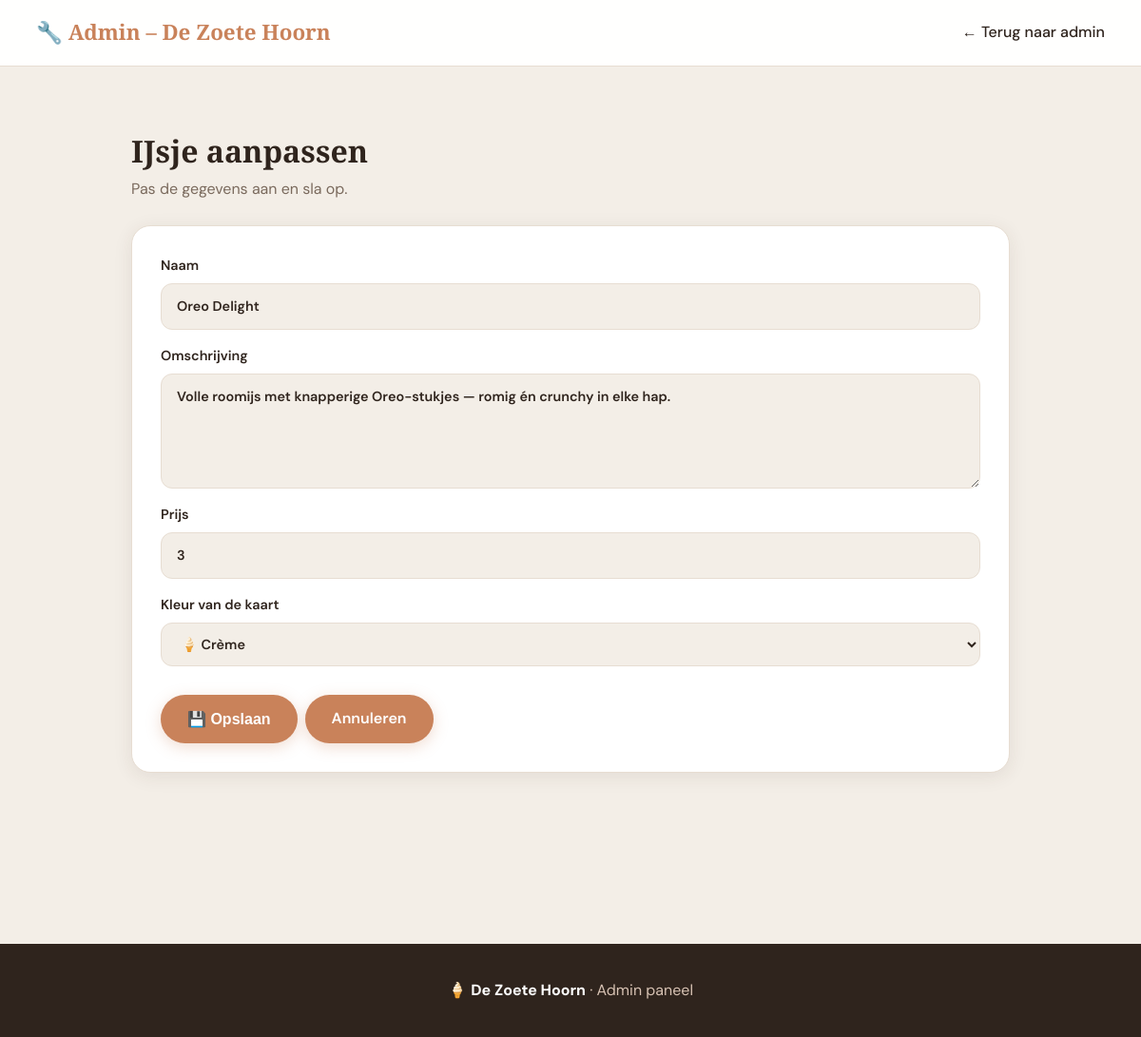
Page /app/aanpassen.php?id=12 (signed in) on the committed database.
### tables this page shows
CREATE TABLE `menukaart` (
  `id` int NOT NULL,
  `titel` text NOT NULL,
  `omschrijving` text NOT NULL,
  `prijs` decimal(10,0) NOT NULL,
  `flavor` varchar(50) DEFAULT 'kt-creme'
);

### app/aanpassen.php (the view, shortened to what this page needs)
<?php
$connection = new PDO('mysql:host=mysql_db;dbname=Ijssalon;charset=utf8mb4', 'root', 'rootpassword');
$connection->setAttribute(PDO::ATTR_ERRMODE, PDO::ERRMODE_EXCEPTION);
$id = (int) $_GET['id'];
$kleuren = [
        'kt-roze'   => '🌸 Roze',
        'kt-geel'   => '🌟 Geel',
        'kt-groen'  => '🍃 Groen',
        'kt-oranje' => '🍊 Oranje',
        'kt-bruin'  => '🍫 Bruin',
        'kt-creme'  => '🍦 Crème',
        'kt-blauw'  => '🫐 Blauw',
        'kt-paars'  => '🍇 Paars',
];
$sql = $connection->prepare("SELECT * FROM menukaart WHERE id = :id");
$sql->execute([':id' => $id]);
$data = $sql->fetch(PDO::FETCH_ASSOC);
?>
<!DOCTYPE html>
<html lang="nl">
<head>
    <link rel="stylesheet" href="style.css">
</head>
<body>
<nav>
    <div class="nav-inner">
        <span class="logo">🔧 Admin – De Zoete Hoorn</span>
        <ul>
            <li><a href="admin.php">← Terug naar admin</a></li>
        </ul>
    </div>
</nav>
<section class="admin-sectie">
    <div class="admin-inner">
        <h2>IJsje aanpassen</h2>
        <p class="sub">Pas de gegevens aan en sla op.</p>
        <form method="post" class="admin-form">
            <label>Naam
                <input type="text" name="titel" value="<?php echo htmlspecialchars($data['titel']); ?>" required>
            </label>
            <label>Omschrijving
                <textarea name="omschrijving" rows="4" required><?php echo htmlspecialchars($data['omschrijving']); ?></textarea>
            </label>
            <label>Prijs
                <input type="number" step="0.01" min="0" name="prijs" value="<?php echo htmlspecialchars($data['prijs']); ?>" required>
            </label>
            <label>Kleur van de kaart
                <select name="flavor" required>
                    <?php foreach ($kleuren as $val => $label): ?>
                        <option value="<?php echo htmlspecialchars($val); ?>" <?php echo ($data['flavor'] === $val) ? 'selected' : ''; ?>>
                            <?php echo htmlspecialchars($label); ?>
                        </option>
                    <?php endforeach; ?>
                </select>
            </label>
            <div class="admin-knoppen">
                <button type="submit" class="btn">💾 Opslaan</button>
                <a href="admin.php" class="btn btn-secundair">Annuleren</a>
            </div>
        </form>
    </div>
</section>
<footer>
    <p>🍦 <strong>De Zoete Hoorn</strong> · Admin paneel</p>
</footer>
</body>
</html>

### app/style.css (style rules this page uses)
:root { --bg: #f3eee7; --surface: #f8f3ec; --card: #fffaf4; --text: #2f241d; --muted: #7a6a5d; --accent: #c9825a; --accent-dark: #a86543; --border: #e7ddd2; --shadow: 0 4px 20px rgba(70,45,30,.09); --radius: 20px; }
*, *::before, *::after { box-sizing: border-box; margin: 0; padding: 0; }
html { scroll-behavior: smooth; }
body { font-family: 'DM Sans', sans-serif; background: var(--bg); color: var(--text); line-height: 1.65; }
h1, h2, h3 { font-family: 'Playfair Display', serif; line-height: 1.2; }
nav { position: sticky; top: 0; z-index: 100; background: rgba(255,255,255,.96); backdrop-filter: blur(10px); border-bottom: 1px solid var(--border); }
.nav-inner { max-width: 1180px; margin: 0 auto; padding: 16px 28px; display: flex; align-items: center; justify-content: space-between; }
.logo { font-family: 'Playfair Display', serif; font-size: 1.4rem; font-weight: 700; color: var(--accent); }
nav ul { list-style: none; display: flex; gap: 22px; }
nav a { text-decoration: none; color: var(--text); font-weight: 500; transition: color .2s; }
.btn { display: inline-block; background: var(--accent); color: white; border: none; border-radius: 999px; padding: 12px 28px; font-size: 1rem; font-weight: 600; text-decoration: none; cursor: pointer; transition: background .2s, transform .18s; box-shadow: 0 4px 16px rgba(201,130,90,.28); }
.admin-sectie { max-width: 980px; margin: 0 auto; padding: 70px 28px; }
.admin-inner h2 { font-size: 2rem; margin-bottom: 8px; }
.sub { color: var(--muted); margin-bottom: 24px; }
.admin-form { background: white; border: 1.5px solid var(--border); border-radius: var(--radius); padding: 30px; display: flex; flex-direction: column; gap: 16px; box-shadow: var(--shadow); margin-bottom: 50px; }
.admin-form label { display: flex; flex-direction: column; gap: 6px; font-weight: 600; font-size: .9rem; }
.admin-form input, .admin-form textarea, .admin-form select { padding: 12px 16px; border: 1.5px solid var(--border); border-radius: 12px; font: inherit; background: var(--bg); color: var(--text); transition: border-color .2s; }
.admin-knoppen { display: flex; gap: 8px; margin-top: 14px; flex-wrap: wrap; }
footer { background: var(--text); color: #d7c2b3; text-align: center; padding: 36px 20px; margin-top: 60px; }
footer strong { color: white; }

### rows in the picture
menukaart: titel "Oreo Delight", omschrijving "Volle roomijs met knapperige Oreo-stukjes — romig én crunchy in elke hap.", prijs "3", flavor "🍦 Crème"
